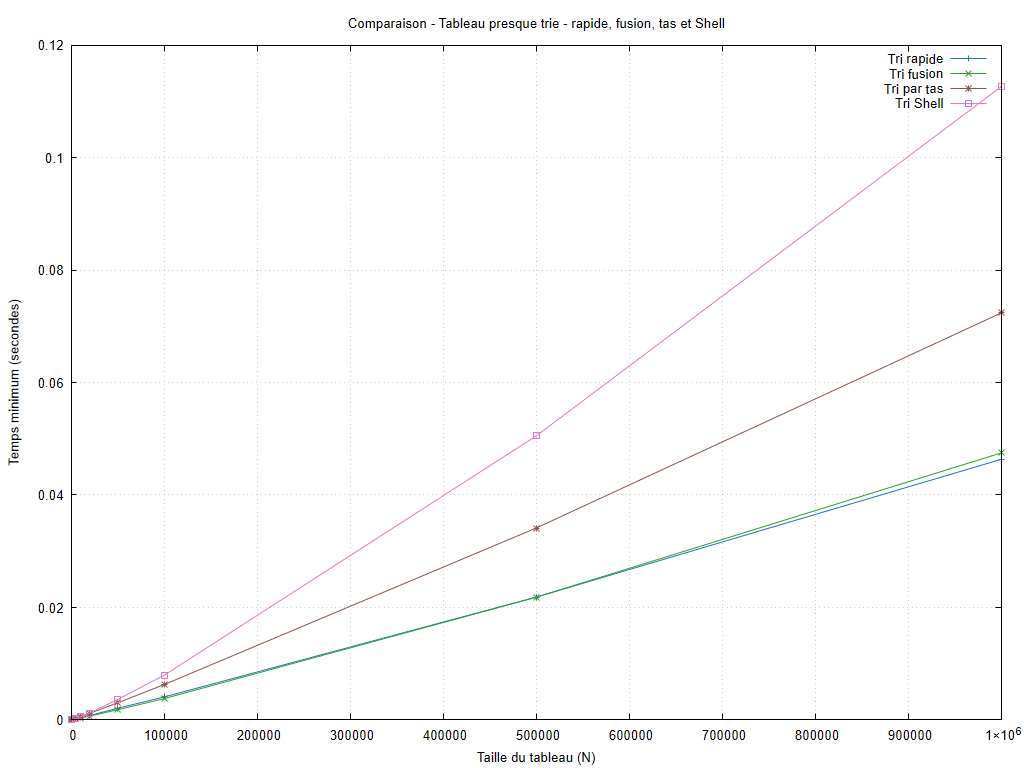

The gnuplot source for this figure:
set encoding utf8
set terminal pngcairo size 1024,768 font 'Arial,10'
set output 'graphiques/20261011_212626/configurations/presque_trie_rapides.png'
set datafile missing 'non_mesure'
set datafile separator ';'
set title 'Comparaison - Tableau presque trie - rapide, fusion, tas et Shell'
set xlabel 'Taille du tableau (N)'
set ylabel 'Temps minimum (secondes)'
set grid
set yrange [0:*]
plot 'resultats/20261011_212626/presque_trie.csv' every ::1 using 1:8 title 'Tri rapide' with linespoints lc rgb '#1f77b4', 'resultats/20261011_212626/presque_trie.csv' every ::1 using 1:10 title 'Tri fusion' with linespoints lc rgb '#2ca02c', 'resultats/20261011_212626/presque_trie.csv' every ::1 using 1:12 title 'Tri par tas' with linespoints lc rgb '#8c564b', 'resultats/20261011_212626/presque_trie.csv' every ::1 using 1:14 title 'Tri Shell' with linespoints lc rgb '#e377c2'
unset output
